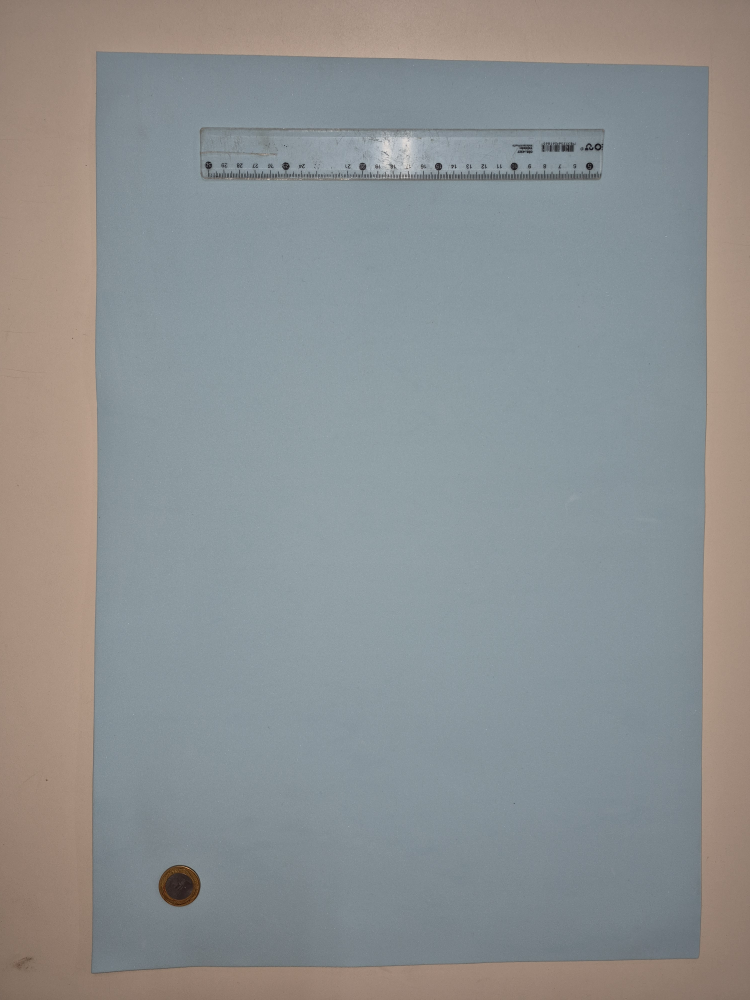
#> input picture dataset_original/AZUL/20260908_085924.jpg, 3000 x 4000 px (shown at 1/4 size); its folder holds only this picture in this run
$ python processamento.py
#> lines starting #> are read from the running program, lines starting #| are printed output that depends on the picture; after the words box and inside, x2 and y2 are one past the last pixel; in counts of white or black regions, pixels touching at a corner belong together
# script de processamento e padronizacao das imagens
# corrigido e integrado com deteccao robusta da moeda e calibracao espacial

import os
import cv2
import numpy as np

pasta_entrada = 'dataset_original'
pasta_saida = 'imagens_processadas'

# mapeamento dos nomes das pastas do dataset original
mapa_cores = {
    'AZUL': 'azul',
    'BRANCA': 'branco',
    'VERDE': 'verde'
}

# diametro real da moeda de 1 real em centimetros (27 mm = 2.7 cm)
tamanho_real_cm = 2.7

print("iniciando script de processamento de imagens...")

for pasta_cor, cor_saida in mapa_cores.items():
    caminho_dir = os.path.join(pasta_entrada, pasta_cor)
    dir_destino = os.path.join(pasta_saida, cor_saida)
    os.makedirs(dir_destino, exist_ok=True)

    if not os.path.exists(caminho_dir):
        print(f"aviso: diretorio {caminho_dir} nao existe, pulando...")
        continue

    arquivos = sorted([f for f in os.listdir(caminho_dir) if f.lower().endswith(('.jpg', '.jpeg', '.png'))])

    for arquivo in arquivos:
        caminho_img = os.path.join(caminho_dir, arquivo)
        img = cv2.imread(caminho_img)
#> img is the input picture: shape (4000, 3000, 3); mean B, G, R 145.2, 144.3, 140.8

        if img is None:
            continue

        altura, largura = img.shape[:2]
#> altura = 4000; largura = 3000

        # se tiver em orientacao horizontal, rotaciona para vertical
        if largura > altura:
            img = cv2.rotate(img, cv2.ROTATE_90_CLOCKWISE)
            altura, largura = img.shape[:2]

        # deteccao robusta da moeda de 1 real (alvo com nucleo escuro na imagem)
        cinza = cv2.cvtColor(img, cv2.COLOR_BGR2GRAY)
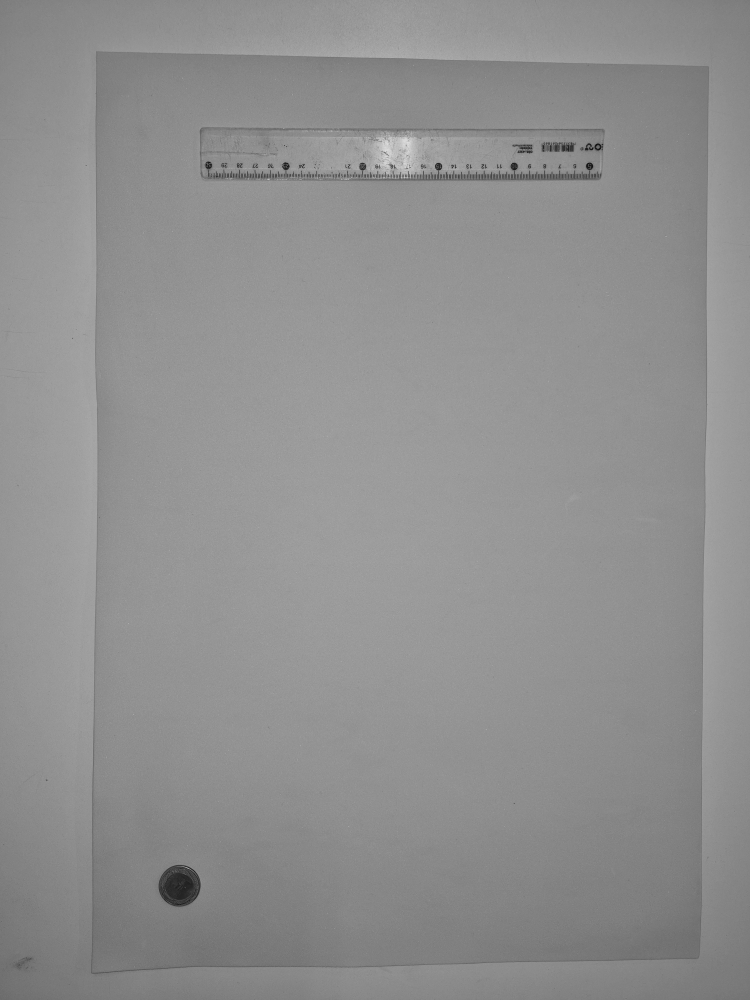
#> cinza: shape (4000, 3000) (shown at 1/4 size); min 0, max 254, mean 143.3
        mascara_alvo = (cinza < 85).astype(np.uint8) * 255
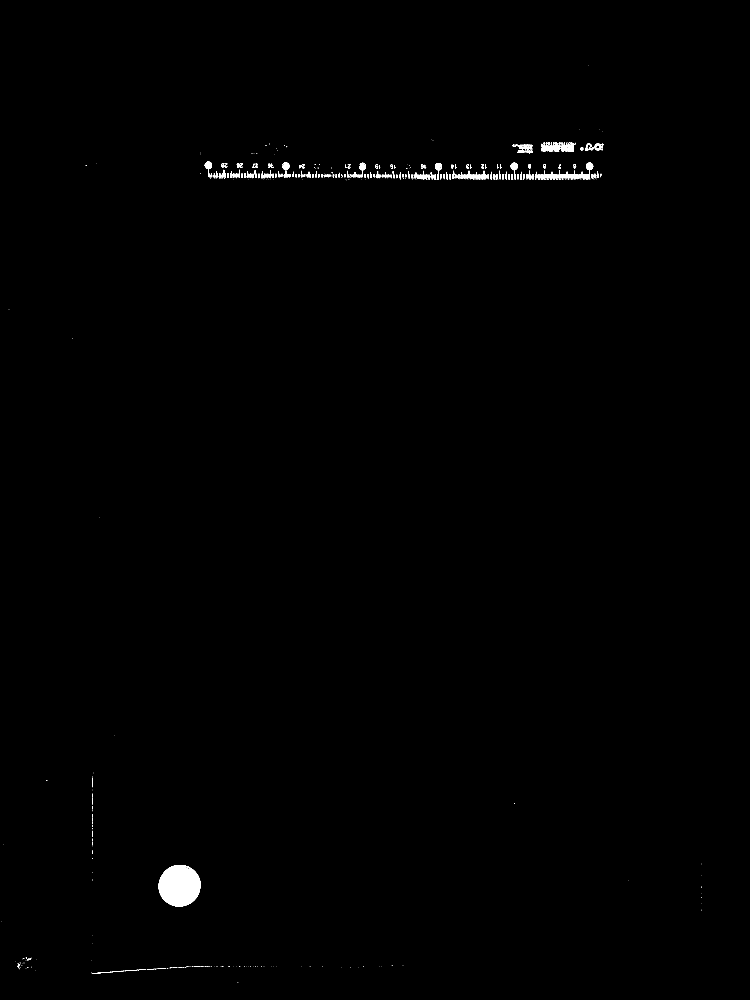
#> mascara_alvo: shape (4000, 3000) (shown at 1/4 size); 0.35% white; 636 white regions (301 under 20 px)

        contornos, _ = cv2.findContours(mascara_alvo, cv2.RETR_EXTERNAL, cv2.CHAIN_APPROX_SIMPLE)
#> contornos = 636 contours, 484 with area under 20; largest, box (x1, y1, x2, y2) and area: (635, 3460, 803, 3626) 21600, (1740, 652, 1768, 681) 619, (2043, 651, 2071, 681) 616, (2344, 651, 2373, 680) 614, (2378, 574, 2406, 602) 567

        moeda_encontrada = None
        melhor_area = 0
        diametro_pixels = 0

        for contorno in contornos:
            area = cv2.contourArea(contorno)
            if 10000 < area < 35000:
                bx, by, bw, bh = cv2.boundingRect(contorno)
                if bh == 0:
                    continue
                proporcao = float(bw) / bh
                if 0.8 < proporcao < 1.25 and area > melhor_area:
                    melhor_area = area
                    moeda_encontrada = contorno
                    # pega o diametro do menor circulo circunscrito
                    (_, _), raio = cv2.minEnclosingCircle(contorno)
                    diametro_pixels = 2.0 * raio
#> this loop made 636 passes
#> (area, bx, by, bw, bh, proporcao, melhor_area, raio) on pass 116: (21600, 635, 3460, 168, 166, 1.01, 21600, 84.46)
#> area on passes 4, 9: 54, 25.5
#> after the loop, diametro_pixels = 168.9; melhor_area = 21600; moeda_encontrada = contour of 242 points, box (x1, y1, x2, y2) (635, 3460, 803, 3626), area 21600; raio = 84.46

        # se detectou a moeda, faz o reescalonamento espacial padrao (ex: 100 px por cm)
        if moeda_encontrada is not None and diametro_pixels > 0:
            escala_atual = diametro_pixels / tamanho_real_cm
#> escala_atual = 62.56
            escala_alvo_px_por_cm = 70.0 # padrao de resolucao uniforme
            fator_correcao = escala_alvo_px_por_cm / escala_atual
#> fator_correcao = 1.12

            nova_largura = int(img.shape[1] * fator_correcao)
#> nova_largura = 3356
            nova_altura = int(img.shape[0] * fator_correcao)
#> nova_altura = 4475
            img_escala = cv2.resize(img, (nova_largura, nova_altura), interpolation=cv2.INTER_AREA)
        else:
            img_escala = img

        # padronizacao e balanco de branco (gray-world balanceado)
        cinza_escala = cv2.cvtColor(img_escala, cv2.COLOR_BGR2GRAY)
        limiar_adaptativo = np.percentile(cinza_escala, 95)
#> limiar_adaptativo = 158
        _, mascara_branco = cv2.threshold(cinza_escala, limiar_adaptativo, 255, cv2.THRESH_BINARY)
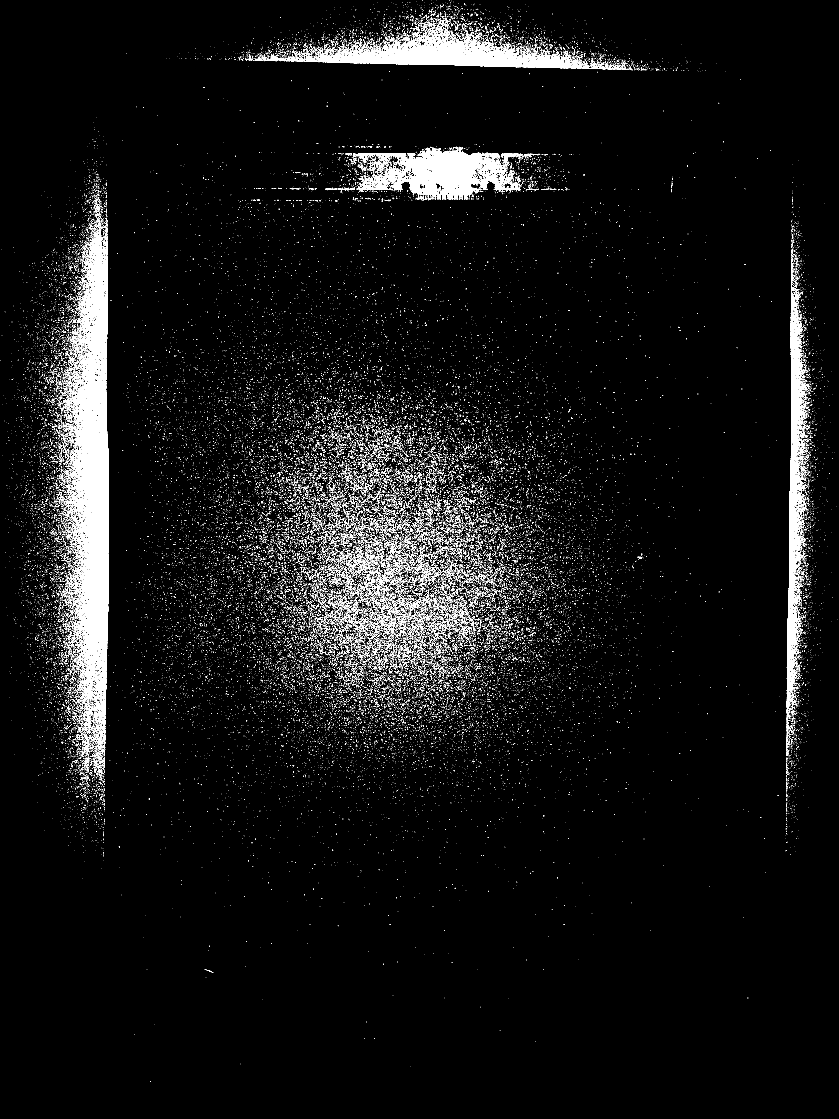
#> mascara_branco: shape (4475, 3356) (shown at 1/4 size); 3.8% white; 57482 white regions (55495 under 20 px), largest, box (x1, y1, x2, y2) and area: (275, 915, 436, 2808) 140212, (1486, 587, 2026, 800) 55317, (1246, 141, 2351, 276) 53559

        b, g, r = cv2.split(img_escala)
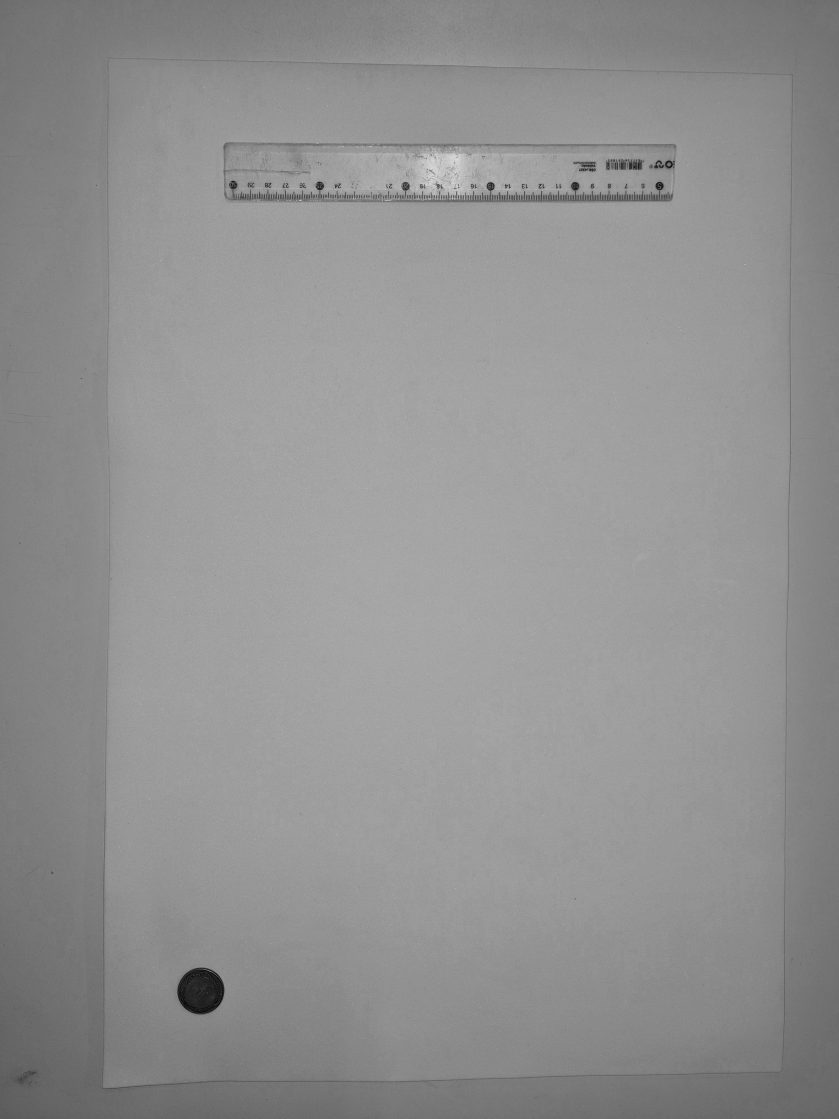
#> b: shape (4475, 3356) (shown at 1/4 size); min 0, max 245, mean 145.1
        media_b = cv2.mean(b, mask=mascara_branco)[0]
#> media_b = 154.5
        media_g = cv2.mean(g, mask=mascara_branco)[0]
#> media_g = 161.3
        media_r = cv2.mean(r, mask=mascara_branco)[0]
#> media_r = 168.7
        media_total = (media_b + media_g + media_r) / 3.0
#> media_total = 161.5

        b_novo = cv2.convertScaleAbs(b, alpha=(media_total / (media_b + 0.001)))
        g_novo = cv2.convertScaleAbs(g, alpha=(media_total / (media_g + 0.001)))
        r_novo = cv2.convertScaleAbs(r, alpha=(media_total / (media_r + 0.001)))

        img_final = cv2.merge((b_novo, g_novo, r_novo))

        caminho_out = os.path.join(dir_destino, f"proc_{arquivo}")
        cv2.imwrite(caminho_out, img_final)
        print(f"foto {arquivo} [{cor_saida}] corrigida e processada com sucesso!")
#> pass 2 of the loop `for pasta_cor, cor_saida in mapa_cores.items():`:
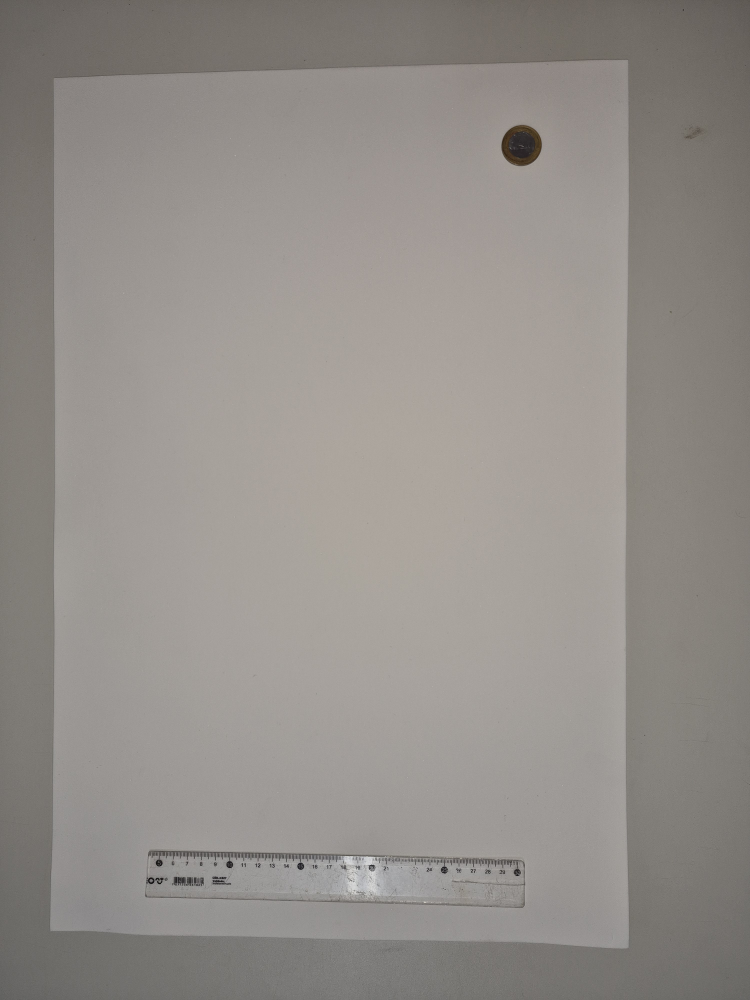
#> input picture dataset_original/BRANCA/20260908_090813.jpg, 3000 x 4000 px (shown at 1/4 size)
#> img is the input picture: shape (4000, 3000, 3); mean B, G, R 137.8, 142.4, 147.1
#> `mascara_alvo = (cinza < 85).astype(np.uint8) * 255`:
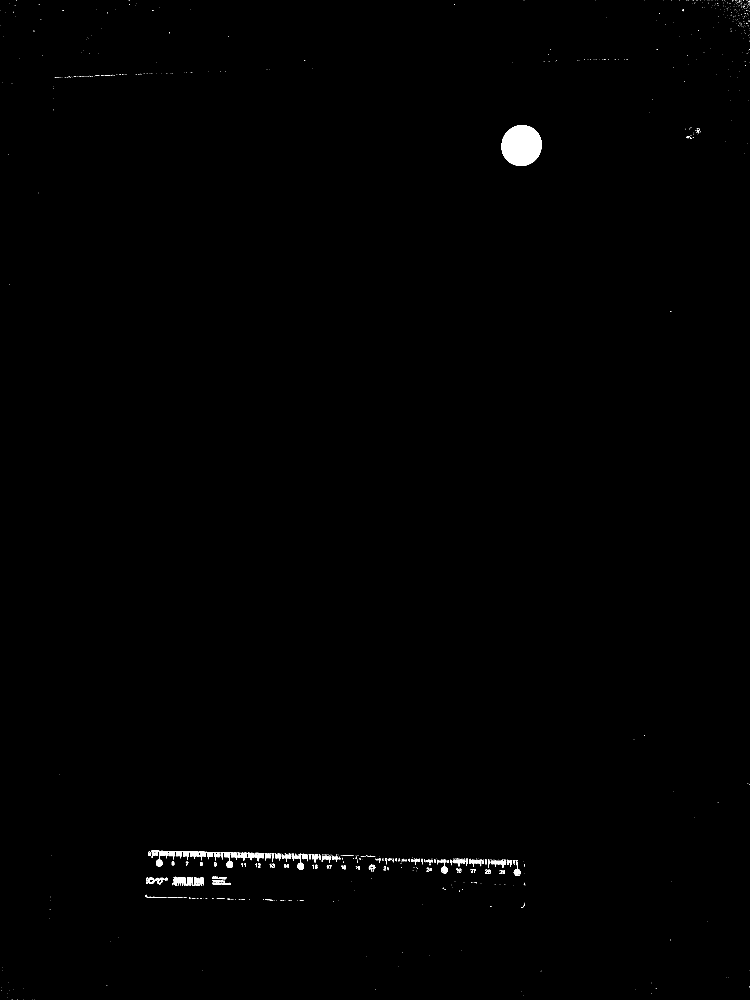
#> mascara_alvo: shape (4000, 3000) (shown at 1/4 size); 0.34% white; 1008 white regions (755 under 20 px)
#> contornos = 1008 contours, 868 with area under 20; largest, box (x1, y1, x2, y2) and area: (2006, 500, 2167, 664) 20363, (1190, 3451, 1216, 3479) 546, (906, 3445, 932, 3472) 536, (624, 3439, 650, 3466) 536, (592, 3510, 618, 3536) 490
#> the loop `for contorno in contornos:` made 1008 passes
#> (area, bx, by, bw, bh, proporcao, melhor_area, raio) on pass 580: (20363, 2006, 500, 161, 164, 0.982, 20363, 82.7)
#> after the loop `for contorno in contornos:`: diametro_pixels = 165.4; melhor_area = 20363; moeda_encontrada = contour of 224 points, box (x1, y1, x2, y2) (2006, 500, 2167, 664), area 20363; raio = 82.7
#> escala_atual = 61.26
#> fator_correcao = 1.14
#> nova_largura = 3427
#> nova_altura = 4570
#> img_escala: shape (4570, 3427, 3)
#> cinza_escala: shape (4570, 3427)
#> limiar_adaptativo = 165
#> `_, mascara_branco = cv2.threshold(cinza_escala, limiar_adaptativo, 255..`:
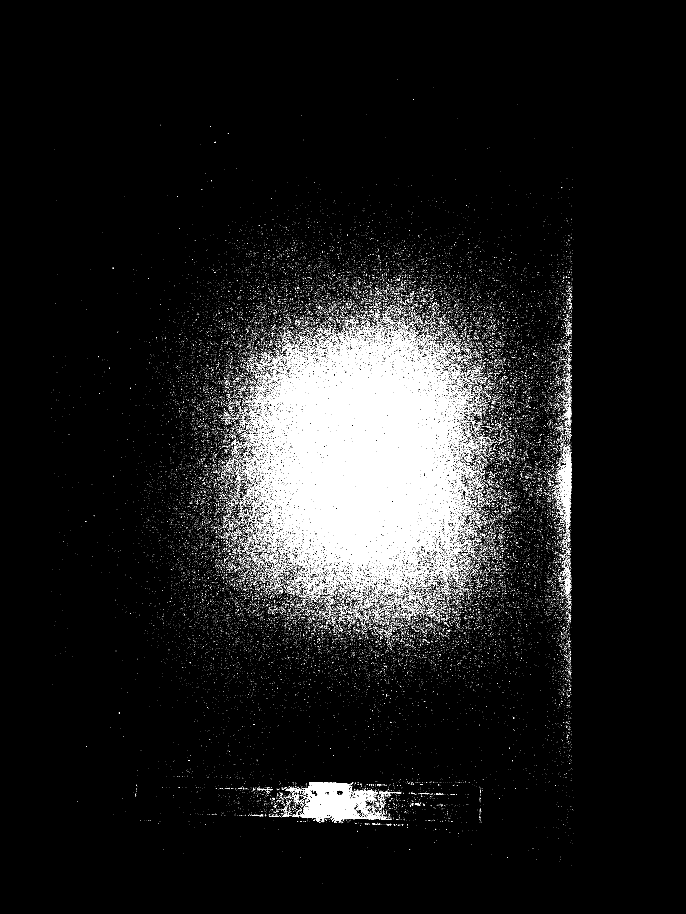
#> mascara_branco: shape (4570, 3427) (shown at 1/5 size); 4.9% white in thin lines or dots, all inside (x1, y1, x2, y2) = (255, 396, 2867, 4417)
#> b: shape (4570, 3427)
#> g: shape (4570, 3427)
#> r: shape (4570, 3427)
#> media_b = 160.7
#> media_g = 167
#> media_r = 172.9
#> media_total = 166.9
#> b_novo: shape (4570, 3427)
#> r_novo: shape (4570, 3427)
#> img_final: shape (4570, 3427, 3)

print("processamento concluido com sucesso!")
